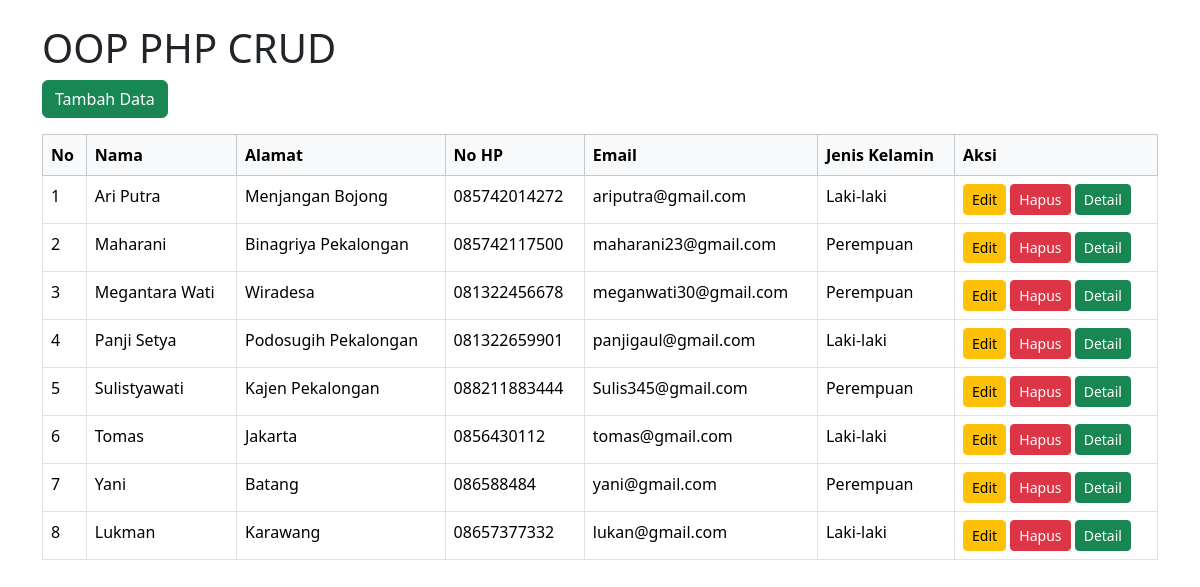
The page / on the database its author committed.
### tables this page shows
CREATE TABLE `tb_users` (
  `id` int(10) NOT NULL,
  `nama` varchar(255) NOT NULL,
  `alamat` varchar(255) NOT NULL,
  `nohp` char(13) NOT NULL,
  `foto` blob DEFAULT NULL,
  `jenis_kelamin` enum('Laki-laki','Perempuan') DEFAULT NULL,
  `email` varchar(255) DEFAULT NULL
);

### index.php (the view, shortened to what this page needs)
<?php
$servername = "localhost";
$username = "root";
$password = "";
$dbname = "db_php";
$conn = new mysqli($servername, $username, $password, $dbname);
$sql = "SELECT * FROM tb_users";
$result = $conn->query($sql);
?>
<!doctype html>
<html lang="en">
<head>
    <link href="https://cdn.jsdelivr.net/npm/bootstrap@5.3.3/dist/css/bootstrap.min.css" rel="stylesheet">
</head>
<body>
<div class="container mt-4">
    <h1>OOP PHP CRUD</h1>
    <a href="input.php" class="btn btn-success mb-3">Tambah Data</a>
    <table class="table table-bordered">
        <thead class="table-light">
            <tr>
                <th>No</th>
                <th>Nama</th>
                <th>Alamat</th>
                <th>No HP</th>
                <th>Email</th>
                <th>Jenis Kelamin</th>
                <th>Aksi</th>
            </tr>
        </thead>
        <tbody>
        <?php
        if ($result->num_rows > 0) {
            $no = 1;
            while($row = $result->fetch_assoc()) {
                echo "<tr>";
                echo "<td>" . $no++ . "</td>";
                echo "<td>" . $row['nama'] . "</td>";
                echo "<td>" . $row['alamat'] . "</td>";
                echo "<td>" . $row['nohp'] . "</td>";
                echo "<td>" . $row['email'] . "</td>";
                echo "<td>" . $row['jenis_kelamin'] . "</td>";
                echo "<td>
                        <a href='edit.php?id=" . $row['id'] . "' class='btn btn-warning btn-sm'>Edit</a>
                        <a href='hapus.php?id=" . $row['id'] . "' class='btn btn-danger btn-sm' onclick='return confirm(\"Yakin ingin menghapus data ini?\")'>Hapus</a>
                        <a href='detail.php?id=" . $row['id'] . "' class='btn btn-success btn-sm'>Detail</a>
                      </td>";
                echo "</tr>";
            }
        } else {
            echo "<tr><td colspan='7'>Tidak ada data</td></tr>";
        }
        ?>
        </tbody>
    </table>
</div>
</body>
</html>

### rows shown on the page
tb_users: nama "Ari Putra", alamat "Menjangan Bojong", nohp "085742014272", email "ariputra@gmail.com", jenis_kelamin "Laki-laki"
tb_users: nama "Maharani", alamat "Binagriya Pekalongan", nohp "085742117500", email "maharani23@gmail.com", jenis_kelamin "Perempuan"
tb_users: nama "Megantara Wati", alamat "Wiradesa", nohp "081322456678", email "meganwati30@gmail.com", jenis_kelamin "Perempuan"
tb_users: nama "Panji Setya", alamat "Podosugih Pekalongan", nohp "081322659901", email "panjigaul@gmail.com", jenis_kelamin "Laki-laki"
tb_users: nama "Sulistyawati", alamat "Kajen Pekalongan", nohp "088211883444", email "Sulis345@gmail.com", jenis_kelamin "Perempuan"
tb_users: nama "Tomas", alamat "Jakarta", nohp "0856430112", email "tomas@gmail.com", jenis_kelamin "Laki-laki"
tb_users: nama "Yani", alamat "Batang", nohp "086588484", email "yani@gmail.com", jenis_kelamin "Perempuan"
tb_users: nama "Lukman", alamat "Karawang", nohp "08657377332", email "lukan@gmail.com", jenis_kelamin "Laki-laki"
